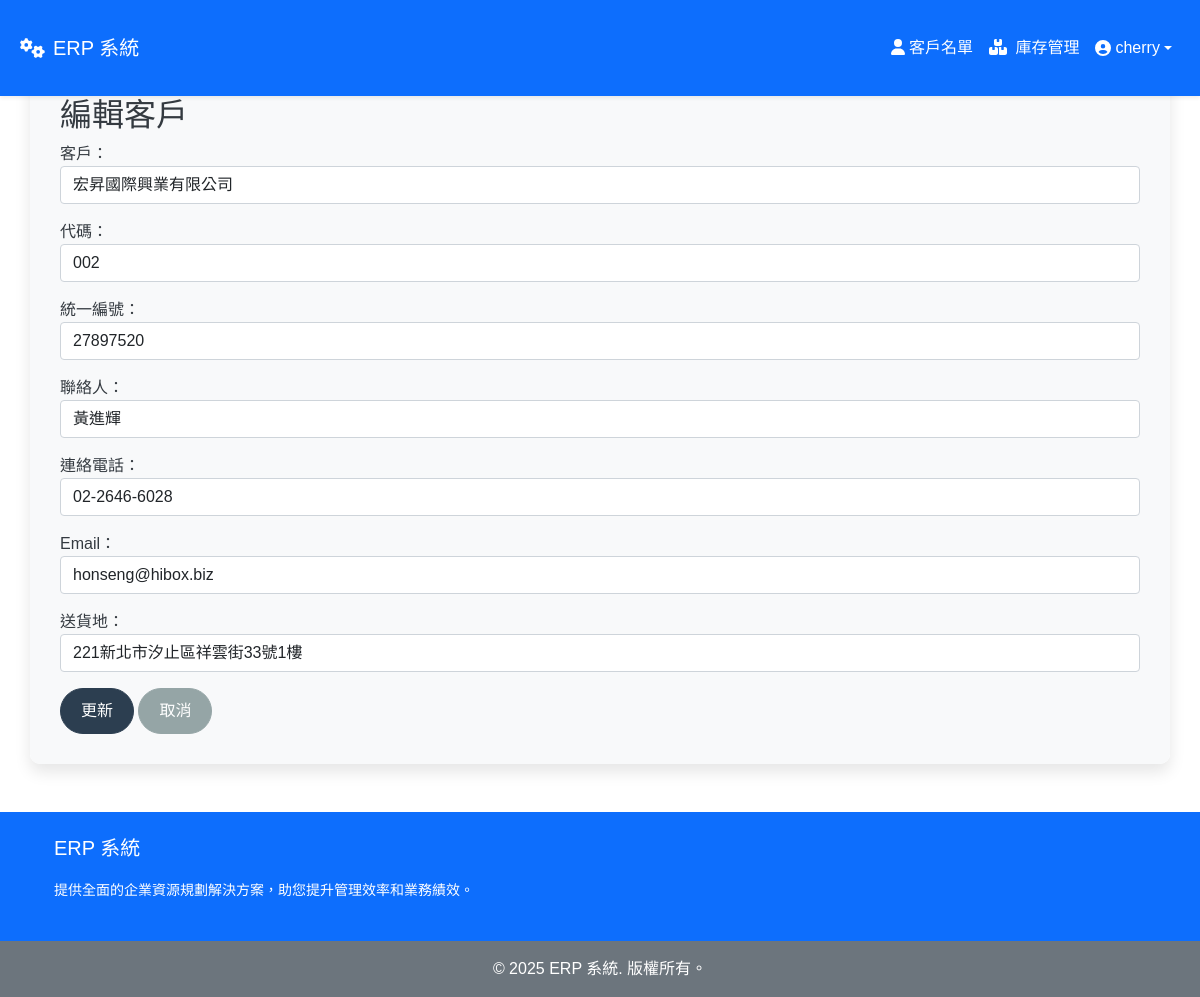
The app's page /customerlist/4/edit/ (signed in) with its own data.
### customerlist/models.py (models this page shows, shortened)
class Customer(models.Model):
    customer_name = models.CharField(max_length=255, verbose_name='客戶')
    customer_code = models.CharField(max_length=100, unique=True, verbose_name='代碼')
    unified_number = models.CharField(max_length=50, unique=True, verbose_name='統一編號',blank=True,null=True)
    contact_person = models.CharField(max_length=255, verbose_name='聯絡人',blank=True,null=True)
    contact_phone = models.CharField(max_length=20, verbose_name='連絡電話',blank=True,null=True)
    email = models.EmailField(unique=True, verbose_name='Email',blank=True,null=True )
    created_by = models.ForeignKey(User, on_delete=models.SET_NULL, null=True, verbose_name='創建人',blank=True)
    created_at = models.DateTimeField(auto_now_add=True, verbose_name='創建時間',blank=True,null=True)
    out_address = models.CharField(max_length=255, verbose_name='送貨地',blank=True,null=True)
    class Meta:
        ordering = ['-created_at']
        verbose_name = '客戶'
        verbose_name_plural = '客戶列表'

### customerlist/views.py (the view)
# urls.py: path('<int:pk>/edit/', views.customer_update, name='customer_update'),
@login_required
def customer_update(request, pk):
    customer = get_object_or_404(Customer, pk=pk)
    if request.method == 'POST':
        form = CustomerForm(request.POST, instance=customer)
        if form.is_valid():
            form.save()
            return redirect('customerlist:customer_list')
    else:
        form = CustomerForm(instance=customer)
    return render(request, 'customerlist/customer_form.html', {'form': form, 'title': '編輯客戶'})

### customerlist/views.py
class CustomerForm(forms.ModelForm):
    class Meta:
        model = Customer
        exclude = ['created_by']
        fields = [
            'customer_name',
            'customer_code',
            'unified_number',
            'contact_person',
            'contact_phone',
            'email',
            'out_address',
            'created_by',
            ]  # 根據你的模型調整字段
    def __init__(self, *args, **kwargs):
        super(CustomerForm, self).__init__(*args, **kwargs)
        for field in self.fields.values():
            field.widget.attrs.update({'class': 'form-control'})

### customerlist/templates/customerlist/customer_form.html (shortened to what this page needs)
{% extends 'home.html' %}
{% block content %}
<h2>{% if form.instance.pk %}編輯客戶{% else %}新增客戶{% endif %}</h2>
<form method="post" class="needs-validation" novalidate>
    {{ form.as_p }}
    <button type="submit" class="btn btn-primary">{% if form.instance.pk %}更新{% else %}新增{% endif %}</button>
    <a href="{% url 'customerlist:customer_list' %}" class="btn btn-secondary">取消</a>
</form>
{% endblock %}

### templates/includes/navbar.html (shortened to what this page needs)
<nav class="navbar navbar-expand-lg navbar-dark bg-primary shadow-sm fixed-top">
    <div class="container-fluid">
        <a class="navbar-brand d-flex align-items-center" href="{% url 'login' %}">
            <i class="fas fa-cogs me-2"></i> ERP 系統
        </a>
        <div class="collapse navbar-collapse" id="navbarNav">
            <ul class="navbar-nav ms-auto align-items-center">
                {% if user.is_authenticated %}
                    <li class="nav-item">
                        <a class="nav-link" href="{% url 'customerlist:customer_list' %}">
                            <i class="fa-solid fa-user"></i> 客戶名單
                        </a>
                    </li>
                    <li class="nav-item">
                        <a class="nav-link" href="{% url 'inventory:inventory_list' %}">
                            <i class="fas fa-boxes me-1"></i> 庫存管理
                        </a>
                    </li>
                    <li class="nav-item dropdown">
                        <a class="nav-link dropdown-toggle d-flex align-items-center" href="#" id="userDropdown" role="button"
                           data-bs-toggle="dropdown" aria-expanded="false">
                            <i class="fas fa-user-circle me-1"></i>{{ user.username }}
                        </a>
                    </li>
                {% endif %}
            </ul>
        </div>
    </div>
</nav>

### static/css/styles.css (style rules this page uses)
.container-fluid { padding: 20px; }
body { font-family: 'Noto Sans TC', sans-serif; color: #343a40; margin: 0; padding: 0; box-sizing: border-box; }
.bg-nature::before { content: ""; position: absolute; top: 0; left: 0; width: 100%; height: 100%; background-color: rgba(255, 255, 255, 0.5); z-index: 0; }
.btn-primary, .btn-secondary { border-radius: 25px; padding: 10px 20px; transition: background-color 0.3s ease, border-color 0.3s ease, transform 0.3s ease; }
.btn-primary { background-color: #2C3E50; border-color: #2C3E50; color: #ffffff; }
.btn-secondary { background-color: #95A5A6; border-color: #95A5A6; color: #ffffff; }
input, textarea, select { border-radius: 5px; border: 1px solid #ced4da; padding: 10px; transition: border-color 0.3s ease, box-shadow 0.3s ease; }
.navbar-dark .navbar-nav .nav-link { color: #ffffff; }
.btn { transition: transform 0.2s; }

### records on screen
Customer: customer_name "宏昇國際興業有限公司", customer_code "002", unified_number "27897520", contact_person "黃進輝", contact_phone "02-2646-6028", email "honseng@hibox.biz", out_address "221新北市汐止區祥雲街33號1樓"

### other values on screen
{{ user.username }} "cherry"
